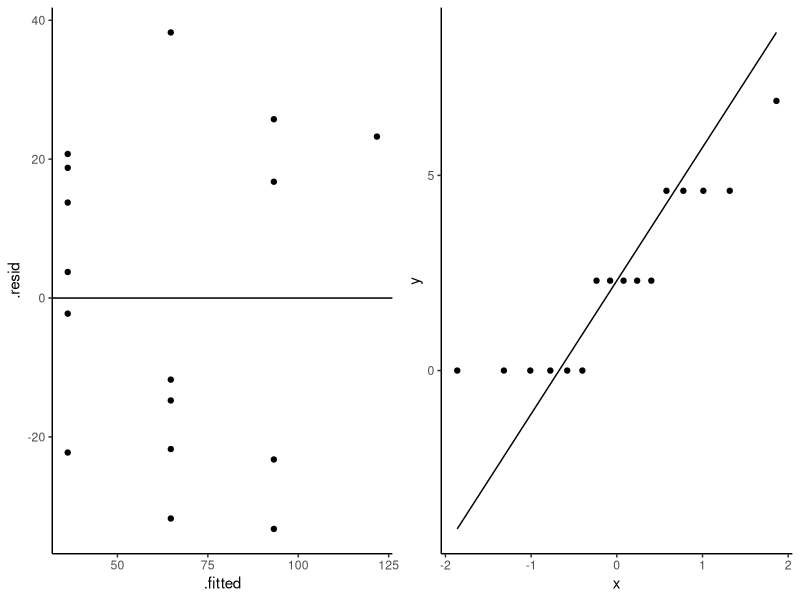
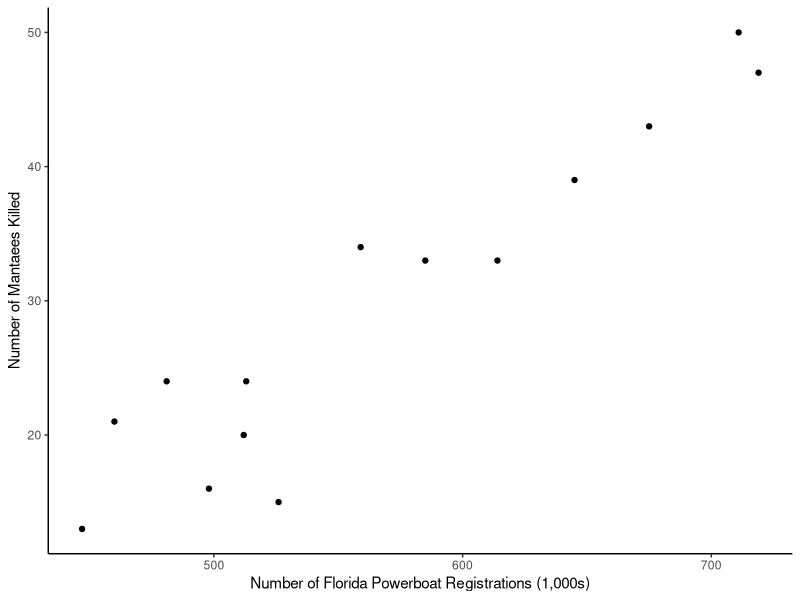
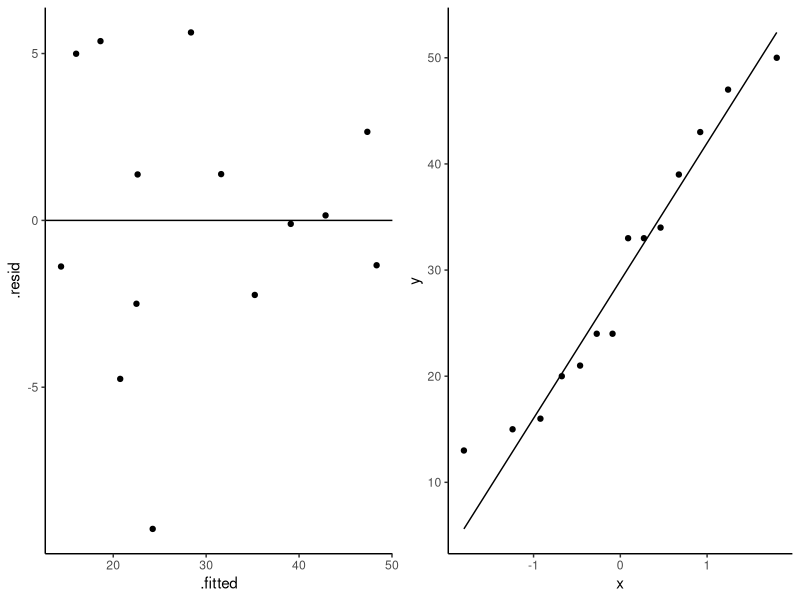

Write R code to recreate these figures, in order.
## ---- chunk 1
r.xy<-0.887
S.y<-0.077
S.x<-214.62

beta.1<-r.xy*(S.y/S.x)
beta.1
## ---- chunk 2
y.bar<-0.21
x.bar<-433.33

beta.0<-y.bar-(beta.1*x.bar)
beta.0
## ---- chunk 3
rmse<-S.y * sqrt(1-(r.xy^2))
rmse
## ---- chunk 4
se.beta.1<-rmse/sqrt((12-1)*(S.x^2))
se.beta.1
## ---- chunk 5
t.statistic<-beta.1/se.beta.1
t.statistic
## ---- chunk 6
lower<-beta.1-(2.228*se.beta.1)
upper<-beta.1+(2.228*se.beta.1)
CI<-data.frame(lower,upper)
CI
## ---- chunk 7
x<- 300
mu.300<- 0.07210043 + 0.0003182322*x
mu.300
## ---- chunk 8
x.range<-c((433.33 - 214.62),(433.33 + 214.62))
x.range
## ---- chunk 9
se.mu.300<-rmse*sqrt((1/12)+(((300-433.33)^2) / ((12-1)*(S.x^2))))
se.mu.300
## ---- chunk 10
df<-read.csv("Data/eruption.csv",header=T)
summary(df)
df$interval<-as.numeric(as.character(df$interval))
model<-lm(interval~duration, data = df)
model$coefficients
## ---- chunk 11
confint(model,level=0.95)
## ---- chunk 12
summary(model)
## ---- chunk 13
df<-read.csv("Data/wormyfruit.csv",header=T)
str(df) # size of crop x; percent of fruit attacked is y
model<-lm(Perc~Size,data=df)
summary(model)
## ---- chunk 14
anova(model)
## ---- chunk 15
anova(model)
SS.Between<-776.6
SS.Total<-534.67+776.6
SS.Between/SS.Total
## ---- chunk 16
new.data = data.frame(Size=c(150))

perc<-predict(model, newdata = new.data,se.fit = T,interval = "conf",level=0.95)
perc$fit # estimated percentage infestation at 150 apples
## ---- chunk 17
perc$fit
## ---- chunk 18
perc2<-predict(model, newdata = new.data, se.fit = T, interval = "predict",level=0.90)
perc2$fit
## ---- chunk 19
df<-read.csv("Data/diversity.csv",header=T)
str(df) # area x (hectares); number of species is y
df$log.area<-log(df$area)
model<-lm(species~log.area,data=df)
summary(model)
## ---- chunk 20
library(ggplot2)
library(gridExtra)
p1<-ggplot(model)+
  geom_point(aes(x=.fitted,y=.resid))+
  geom_abline(aes(intercept=0,slope=0))+
  theme_classic()
p2<-ggplot(df,aes(sample = log.area))+
  stat_qq()+
  stat_qq_line()+
  theme_classic()
grid.arrange(p1,p2,ncol=2)
## ---- chunk 21
exp(mean(df$log.area))
## ---- chunk 22
summary(model)
sigma.hat<-23.78
n <- 16
# minimum prediction error for individual response.
min.pe<-sigma.hat*sqrt(1+(1/n))
min.pe

## ---- chunk 23
summary(model)
sigma.hat<-23.78
n2 <- 160
# minimum prediction error for individual response.
min.pe2<-sigma.hat*sqrt(1+(1/n2))
min.pe2

## ---- chunk 24
df<-read.csv("Data/manatee.csv",header=T)
str(df)
library(ggplot2)
p1<-ggplot(df,aes(x=X,y=Y))+
  geom_point()+
  theme_classic()+
  labs(x="Number of Florida Powerboat Registrations (1,000s)",
       y="Number of Mantaees Killed")

## ---- chunk 25
p1
## ---- chunk 26
cor(df)
## ---- chunk 27
model<-lm(Y~X, data = df)
summary(model)
## ---- chunk 28
new.data<-data.frame(X = 600)
est<-predict(model, newdata = new.data, se.fit = T,interval = "pred",level=0.95)
est$fit
## ---- chunk 29
library(gridExtra)
library(ggplot2)
p1<-ggplot(model)+
  geom_point(aes(x=.fitted,y=.resid))+
  geom_abline(aes(intercept=0,slope=0))+
  theme_classic()
#p1
p2<-ggplot(df,aes(sample = Y))+
  stat_qq()+
  stat_qq_line()+
  theme_classic()
#p2
grid.arrange(p1,p2,ncol=2)
